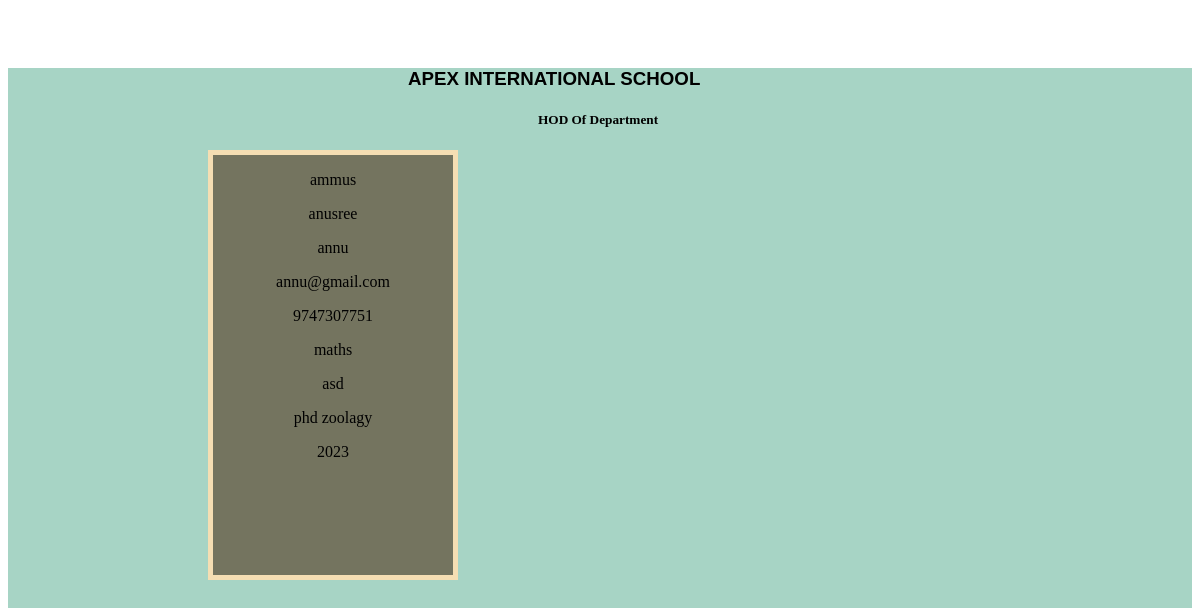
Page /adminhod on the committed database.
### stdapplications/models.py (models this page shows)
class admins(models.Model):
    user=models.ForeignKey(User,on_delete=models.CASCADE)
    name= models.CharField(max_length=250)
    lastname =models.CharField(max_length=250)
    username=models.CharField(max_length=250)
    email =models.CharField(max_length=250)
    phone= models.IntegerField()
    department= models.CharField(max_length=250)
    password= models.CharField(max_length=250)
    conform=models.CharField(max_length=250)
    qualification=models.CharField(max_length=250)
    years=models.IntegerField()
    status=models.CharField(max_length=250)
    role=models.CharField(max_length=250)
    def __str__(self):
        return self.name

### stdapplications/views.py (the view)
# urls.py: path('adminhod',views.adminhod,name='adminhod'),
def adminhod(request):
    admih=admins.objects.all()
    print(admih)
    return render(request,'adminhod.html',{'data':admih})

### stdapplications/templates/adminhod.html (shortened to what this page needs)
<!DOCTYPE html>
<html lang="en">
<head>
    <link href="https://cdn.jsdelivr.net/npm/bootstrap@5.1.3/dist/css/bootstrap.min.css" rel="stylesheet"integrity="sha384-1BmE4kWBq78iYhFldvKuhfTAU6auU8tT94WrHftjDbrCEXSU1oBoqyl2QvZ6jIW3">
    <link rel="stylesheet" href="../static/css/adminhod.css">
</head>
<html>
    <body>
      <div class="row" style="background-color: rgb(167, 212, 197); width: 100vw;height: 760px;">
        <div class="kk">
        <h3 style="margin-left: 400px;margin-top: 60px; font-family: Arial, Helvetica, sans-serif;">APEX INTERNATIONAL SCHOOL</h3>
    <h5 style="margin-left: 530px; ">HOD Of Department</h5>
    <div class="row">
        <div class="col-lg-6">
    {% for i in data %}
        <div class="maincontainer">
            <div class="thecard">
                <div class="thefront">
                <P class="text-light" align="center" >{{i.name}}</P>
                <p class="text-light" align="center">{{i.lastname}}</p>
                <p class="text-light" align="center">{{i.username}}</p>
                <p class="text-light" align="center">{{i.email}}</p>
                <P class="text-light" align="center">{{i.phone}}</p>
                <P class="text-light" align="center">{{i.department}}</p>
                <p class="text-light"align="center">{{i.password}}</p>
                <P class="text-light"align="center">{{i.qualification}}</p>
                <P class="text-light"align="center">{{i.years}}</p><br>
                <div class="theback"><h2 style="margin-top: 100PX; color: beige;">DETAILS OF HOD </h2><br><br>
                    <button style="margin-left: 20PX;width: 80px;height: 50px; border-radius: 20px;font-size: medium;"><a href="{% url 'deletehod' i.id %}">Reject</a></button>   <button style="margin-left: 30px;height: 50px; width: 80px;border-radius: 20px;font-size: medium;">Approve</button>
                </div>
            </div>
        </div>
    </div>
   </div>
</div>
   {% endfor %}
      </div>
    </body>
</html>

### stdapplications/static/css/adminhod.css (style rules this page uses)
* { box-sizing: border-box; }
body ,html { overflow-x: hidden; }
.maincontainer { position: relative; width: 250px; height: 320px; margin-left: 200px; margin-top: 10px; }
.thecard { position: absolute; width: 100%; min-height:430px; transform-style: preserve-3d; transition: all 0.5s ease; background: rgb(116, 116, 95); border: 5px solid wheat; margin-bottom: 380px; }
.theback { position: absolute; top: 0; width: 100%; height: 100%; backface-visibility: hidden; background: #357570; color: rgb(66, 55, 55); text-align: center; font-family:'zilla slab',sans-serif; font-size: 10px; font-weight: bold; transition:rotateY(180deg); border: 5px solid wheat; transform: rotateY(-180deg); direction: ltr; }

### rows in the picture
admins: name "ammus", lastname "anusree", username "annu", email "annu@gmail.com", phone "9747307751", department "maths", password "asd", qualification "phd zoolagy", years "2023"
